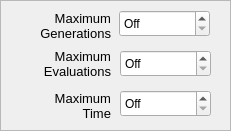
       <widget class="QFrame" name="frame_StopConditions">
        <property name="geometry">
         <rect>
          <x>10</x>
          <y>400</y>
          <width>231</width>
          <height>131</height>
         </rect>
        </property>
        <property name="frameShape">
         <enum>QFrame::StyledPanel</enum>
        </property>
        <property name="frameShadow">
         <enum>QFrame::Raised</enum>
        </property>
        <widget class="QTimeEdit" name="timeEdit_MaximumTime">
         <property name="geometry">
          <rect>
           <x>120</x>
           <y>90</y>
           <width>91</width>
           <height>27</height>
          </rect>
         </property>
         <property name="toolTip">
          <string>Stop after a given time has elapsed</string>
         </property>
         <property name="specialValueText">
          <string>Off</string>
         </property>
        </widget>
        <widget class="QSpinBox" name="spinBox_MaximumGenerations">
         <property name="geometry">
          <rect>
           <x>119</x>
           <y>10</y>
           <width>91</width>
           <height>27</height>
          </rect>
         </property>
         <property name="toolTip">
          <string>Stop after a number of generations.</string>
         </property>
         <property name="specialValueText">
          <string>Off</string>
         </property>
         <property name="maximum">
          <number>999999999</number>
         </property>
        </widget>
        <widget class="QLabel" name="label_3">
         <property name="geometry">
          <rect>
           <x>10</x>
           <y>10</y>
           <width>101</width>
           <height>31</height>
          </rect>
         </property>
         <property name="font">
          <font>
           <pointsize>10</pointsize>
          </font>
         </property>
         <property name="toolTip">
          <string>Stop after a number of generations.</string>
         </property>
         <property name="whatsThis">
          <string>Stop after a number of generations.</string>
         </property>
         <property name="layoutDirection">
          <enum>Qt::LeftToRight</enum>
         </property>
         <property name="text">
          <string>Maximum
Generations</string>
         </property>
         <property name="alignment">
          <set>Qt::AlignRight|Qt::AlignTrailing|Qt::AlignVCenter</set>
         </property>
        </widget>
        <widget class="QSpinBox" name="spinBox_MaximumEvaluations">
         <property name="geometry">
          <rect>
           <x>120</x>
           <y>50</y>
           <width>91</width>
           <height>27</height>
          </rect>
         </property>
         <property name="toolTip">
          <string>Stop after a number of
calls to the evaluator</string>
         </property>
         <property name="specialValueText">
          <string>Off</string>
         </property>
         <property name="maximum">
          <number>999999999</number>
         </property>
        </widget>
        <widget class="QLabel" name="label_24">
         <property name="geometry">
          <rect>
           <x>10</x>
           <y>48</y>
           <width>101</width>
           <height>31</height>
          </rect>
         </property>
         <property name="font">
          <font>
           <pointsize>10</pointsize>
          </font>
         </property>
         <property name="toolTip">
          <string>Stop after a number of
calls to the evaluator</string>
         </property>
         <property name="whatsThis">
          <string>Stop after a number of
calls to the evaluator</string>
         </property>
         <property name="layoutDirection">
          <enum>Qt::LeftToRight</enum>
         </property>
         <property name="text">
          <string>Maximum
Evaluations</string>
         </property>
         <property name="alignment">
          <set>Qt::AlignRight|Qt::AlignTrailing|Qt::AlignVCenter</set>
         </property>
        </widget>
        <widget class="QLabel" name="label_25">
         <property name="geometry">
          <rect>
           <x>10</x>
           <y>90</y>
           <width>101</width>
           <height>31</height>
          </rect>
         </property>
         <property name="font">
          <font>
           <pointsize>10</pointsize>
          </font>
         </property>
         <property name="toolTip">
          <string>Stop after a given time has elapsed</string>
         </property>
         <property name="layoutDirection">
          <enum>Qt::LeftToRight</enum>
         </property>
         <property name="text">
          <string>Maximum
Time</string>
         </property>
         <property name="alignment">
          <set>Qt::AlignRight|Qt::AlignTrailing|Qt::AlignVCenter</set>
         </property>
        </widget>
       </widget>
